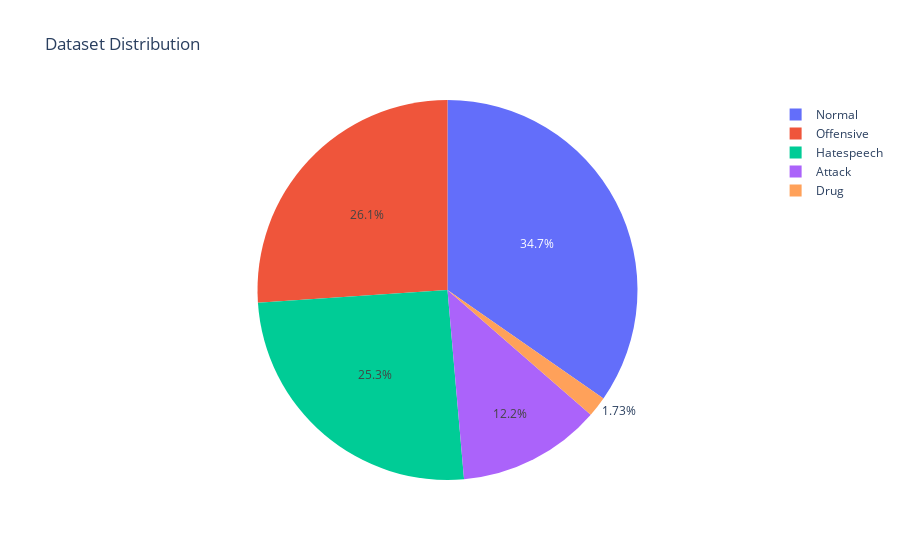

Source (notebook cell):
### Code cell
import plotly.express as px
df_result = pd.DataFrame(m)
df_result = df_result.reset_index()  
df_result.columns = ['Label', 'No of Data Points']
fig = px.pie(df_result,values='No of Data Points',names='Label', title='Dataset Distribution')
fig.show()

### Figure 1 — Plotly figure (JSON) as saved in the notebook; plotly's stock layout.template omitted (floating-point values rounded to 4 significant figures)
{"data": [{"domain": {"x": [0, 1], "y": [0, 1]}, "hovertemplate": "Label=%{label}<br>No of Data Points=%{value}<extra></extra>", "labels": ["Normal", "Offensive", "Hatespeech", "Attack", "Drug"], "legendgroup": "", "name": "", "showlegend": true, "type": "pie", "values": [6979, 5245, 5097, 2456, 348]}], "layout": {"legend": {"tracegroupgap": 0}, "title": {"text": "Dataset Distribution"}}}
